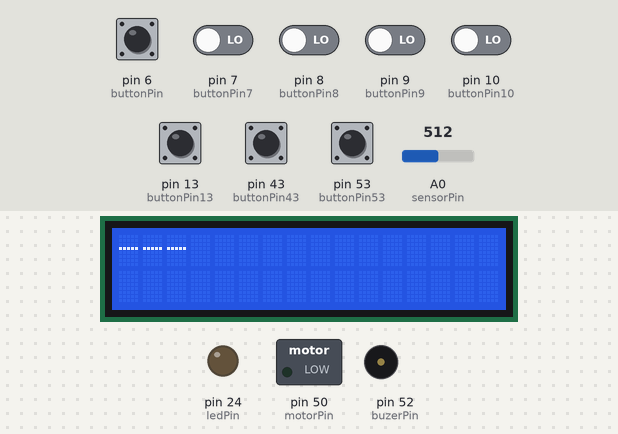
Bench run of a sketch on a simulated Arduino Mega 2560, built with avr-gcc and run on an emulated ATmega2560. Parts: 16×2 character LCD, switched loads named in the sketch (green lamp = pin HIGH), output pins drawn as LEDs (lit = HIGH), buzzer (waves = sounding, pin HIGH). Inputs (shaded band) come from the test bench; at power-on: pin 6 (buttonPin), pin 7 (buttonPin7), pin 8 (buttonPin8), pin 9 (buttonPin9), pin 10 (buttonPin10), pin 13 (buttonPin13), pin 43 (buttonPin43), pin 53 (buttonPin53) LOW, A0 (sensorPin) = 512.

Above: at 2.2 s.
2.3 s: pin 6 (buttonPin) pulled HIGH for 1.2 s
At 4.0 s:
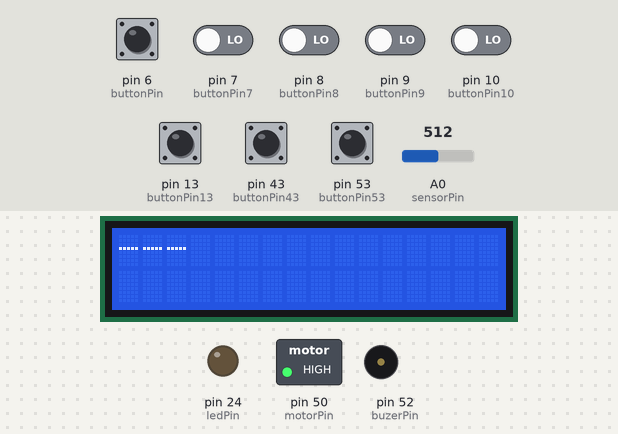
6.0 s: pin 6 (buttonPin) driven HIGH and pin 7 (buttonPin7) driven HIGH and pin 8 (buttonPin8) driven HIGH and pin 9 (buttonPin9) driven HIGH and pin 10 (buttonPin10) driven HIGH
At 7.3 s:
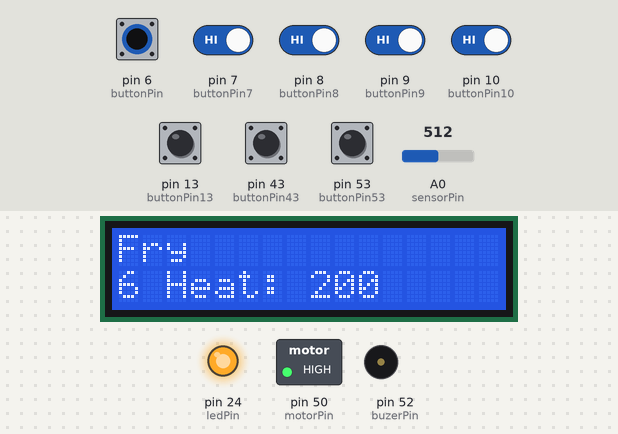
10.1 s: pin 7 (buttonPin7) driven LOW
At 13.3 s:
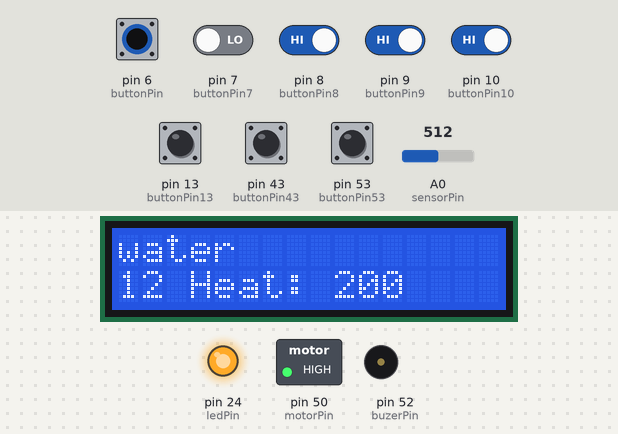
14.0 s: A0 (sensorPin) set to 716
At 16.3 s:
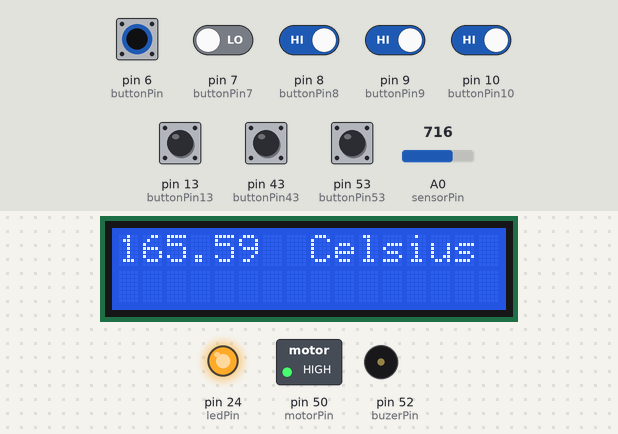
18.0 s: pin 8 (buttonPin8) driven LOW
22.1 s: pin 13 (buttonPin13) pulled HIGH for 1.2 s
At 26.4 s:
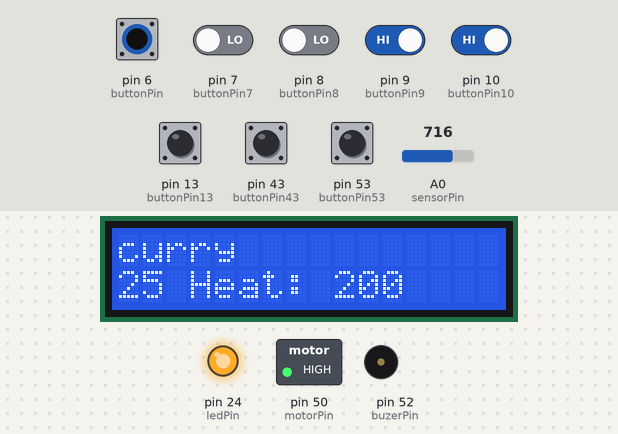
Timing chart, 0 to 27.9 s (numbered marks = the images above; inputs shaded):
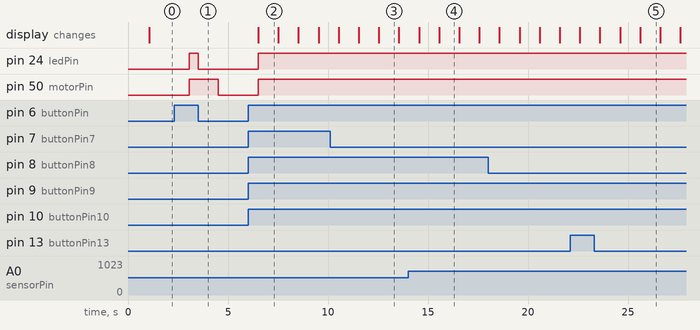

The sketch:

Time_Buzzer_code.ino
```cpp
// include the library code:
#include <LiquidCrystal.h>
#define motorPin 50
#define sensorPin 0
#define buzerPin 52
#define sensorPin4 4
const int  ledPin= 24;
float Celsius;
int sensorValue;
int sensorValue4=0;
int x=200;
  int T;

void ttt();

// initialize the library by associating any needed LCD interface pin
// with the arduino pin number it is connected to
const int rs = 12, en = 11, d4 = 5, d5 = 4, d6 = 3, d7 = 2;
LiquidCrystal lcd(rs, en, d4, d5, d6, d7);
// constants won't change. They're used here to set pin numbers:
const int buttonPin = 6; // the number of the pushbutton pin
const int buttonPin7 = 7;
const int buttonPin8 = 8;
const int buttonPin9 = 9;
const int buttonPin10 = 10;
const int buttonPin13 = 13;
const int buttonPin53 = 53;
const int buttonPin43 = 43;


// variables will change:
int buttonState = 0;
int buttonState7 = 0;
int buttonState8 = 0;
int buttonState9 = 0;
int buttonState10 = 0;
int buttonState13 = 0;
int buttonState53 = 0;
int buttonState43 = 0;


void setup() {
  // set up the LCD's number of columns and rows:
  lcd.begin(16, 2);
  // Print a message to the LCD.
  lcd.print("Induction ON");
  delay(1000);


  // initialize the pushbutton pin as an input:
  pinMode(buttonPin, INPUT);
  pinMode(buttonPin7, INPUT);
  pinMode(buttonPin8, INPUT);
  pinMode(buttonPin9, INPUT);
  pinMode(buttonPin10, INPUT);
  pinMode(buttonPin13, INPUT);
  pinMode(buttonPin53, INPUT);
  pinMode(buttonPin43, INPUT);
  pinMode(sensorValue, INPUT);
    pinMode(sensorValue4, INPUT);
 pinMode(buzerPin, OUTPUT);
  pinMode(motorPin, OUTPUT);
  pinMode(ledPin, OUTPUT);

          Serial.begin(9600);
          ttt();
}


void loop() {
  // set the cursor to column 0, line 1
  // (note: line 1 is the second row, since counting begins with 0):
  //lcd.setCursor(0, 1);
  // print the number of seconds since reset:
  // lcd.print(millis() / 1000);


  // read the state of the pushbutton value:
  buttonState = digitalRead(buttonPin);
  buttonState7 = digitalRead(buttonPin7);
  buttonState8 = digitalRead(buttonPin8);
  buttonState9 = digitalRead(buttonPin9);
  buttonState10 = digitalRead(buttonPin10);
  buttonState13 = digitalRead(buttonPin13);
  buttonState53 = digitalRead(buttonPin53);
  buttonState43 = digitalRead(buttonPin43);


  // If Push button 6 is high, then induction is on and assumed that vessel is placed
  if (buttonState == HIGH)
  {
    lcd.setCursor(1, 0);
    // lcd.clear();
    // lcd.print("vessel");
    // delay(1000);
    digitalWrite(motorPin, HIGH);
    digitalWrite(ledPin, HIGH);


    if (buttonState7 == HIGH)
    {
      lcd.clear();
      lcd.print("Fry");

      lcd.setCursor(0, 1);
      // print the number of seconds since reset:
      lcd.print(millis() / 1000);
            heat();
     lcd.print(" Heat: ");
     lcd.print(x);
      delay(1000);
      int x= millis() / 1000;
      if(x==T)
      {
        //buzzer

       digitalWrite(buzerPin, HIGH);

      }
    }

  if (buttonState8 == HIGH)
    {
      lcd.clear();
      lcd.print("water");

      lcd.setCursor(0, 1);
      // print the number of seconds since reset:
      lcd.print(millis() / 1000);

      heat();
     lcd.print(" Heat: ");
     lcd.print(x);

      delay(1000);
      temp();
    }

    if (buttonState9 == HIGH)
    {
      lcd.clear();
      lcd.print("milk");

      lcd.setCursor(0, 1);
      // print the number of seconds since reset:
      lcd.print(millis() / 1000);


      delay(1000);
      temp();
    }

    if (buttonState10 == HIGH)
    {
      lcd.clear();
      lcd.print("preasure cooker");

      lcd.setCursor(0, 1);
      // print the number of seconds since reset:
      lcd.print(millis() / 1000);

      heat();
     lcd.print(" Heat: ");
     lcd.print(x);

      delay(1000);


    }

    if (buttonState13 == HIGH)
    {
      lcd.clear();
      lcd.print("curry");

      lcd.setCursor(0, 1);
      // print the number of seconds since reset:
      lcd.print(millis() / 1000);


      heat();
     lcd.print(" Heat: ");
     lcd.print(x);

      delay(1000);
    }


  }
  else {
    // turn LED off:
    digitalWrite(ledPin, LOW);
    lcd.setCursor(1, 0);
    lcd.clear();
    lcd.print("---");
    delay(1000);
    digitalWrite(motorPin, LOW);
  }

//digitalWrite(motorPin, HIGH);

}
void heat()
{

  if (buttonState43 == HIGH && x <=2000)
  {

    x = x + 200;
  }
    if (buttonState53 == HIGH &&  x >= 200)
  {

    x = x - 200;
  }

}
void temp()
{
  double optvoltage, thermRes, therln, temp;
  sensorValue = analogRead(sensorPin); // read the sensor
  optvoltage = ( (sensorValue * 5.0) / 1023.0 );
  thermRes= ( ( 5 * ( 10.0 / optvoltage ) ) - 10 ); /* Resistance in kilo ohms */
 thermRes= thermRes* 1000 ; /* Resistance in ohms   */
 therln  = log(thermRes);

  temp= ( 1 / ( 0.001129148 + ( 0.000234125 * therln ) + ( 0.0000000876741 * therln * therln * therln ) ) ); /* Temperature in Kelvin */
  temp= temp - 273.15+120.12;
   lcd.clear();

  lcd.print(temp);
  lcd.print("  Celsius ");
  delay(1000);
}


void ttt()
{
  int sensorValue = analogRead(sensorPin4);

  T = sensorValue * 60;
}
```

Measured:
- after the input at 2.3 s, pin 24 (ledPin): LOW → HIGH after 0.77 s, → LOW 0.43 s later; pin 50 (motorPin): LOW → HIGH after 0.77 s, → LOW 1.4 s later
- after the input at 6.0 s, pin 24 (ledPin), pin 50 (motorPin): LOW → HIGH after 0.51 s; the display: changes after 0.51 s (image 2)
- after the input at 22.1 s, the display: first differs from a run without the input after 3.5 s (image 5)
- what the display in image 2 shows lasts 1.0 s, from 6.5 s to 7.5 s
